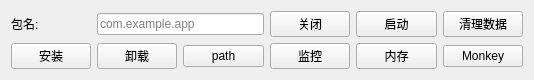
                    <widget class="QWidget" name="appScrollContent">
                     <property name="geometry">
                      <rect>
                       <x>0</x>
                       <y>0</y>
                       <width>534</width>
                       <height>76</height>
                      </rect>
                     </property>
                     <layout class="QGridLayout" name="gridLayout_2">
                      <property name="spacing">
                       <number>6</number>
                      </property>
                      <item row="1" column="5">
                       <widget class="QPushButton" name="btnMeminfo">
                        <property name="text">
                         <string>内存</string>
                        </property>
                       </widget>
                      </item>
                      <item row="0" column="4">
                       <widget class="QPushButton" name="btnStopApp">
                        <property name="text">
                         <string>关闭</string>
                        </property>
                       </widget>
                      </item>
                      <item row="1" column="4">
                       <widget class="QPushButton" name="btnpm">
                        <property name="text">
                         <string>监控</string>
                        </property>
                       </widget>
                      </item>
                      <item row="0" column="0">
                       <widget class="QLabel" name="lblPkg">
                        <property name="maximumSize">
                         <size>
                          <width>30</width>
                          <height>50</height>
                         </size>
                        </property>
                        <property name="text">
                         <string>包名:</string>
                        </property>
                       </widget>
                      </item>
                      <item row="1" column="2">
                       <widget class="QPushButton" name="btnAppInfo">
                        <property name="text">
                         <string>path</string>
                        </property>
                       </widget>
                      </item>
                      <item row="0" column="6">
                       <widget class="QPushButton" name="btnClearApp">
                        <property name="text">
                         <string>清理数据</string>
                        </property>
                       </widget>
                      </item>
                      <item row="0" column="5">
                       <widget class="QPushButton" name="btnStartApp">
                        <property name="text">
                         <string>启动</string>
                        </property>
                       </widget>
                      </item>
                      <item row="0" column="1" colspan="2">
                       <widget class="QLineEdit" name="pkgInput">
                        <property name="placeholderText">
                         <string>com.example.app</string>
                        </property>
                       </widget>
                      </item>
                      <item row="1" column="6">
                       <widget class="QPushButton" name="btnRunningApps_2">
                        <property name="text">
                         <string>Monkey</string>
                        </property>
                       </widget>
                      </item>
                      <item row="1" column="1">
                       <widget class="QPushButton" name="btnUninstall">
                        <property name="text">
                         <string>卸载</string>
                        </property>
                       </widget>
                      </item>
                      <item row="1" column="0">
                       <widget class="QPushButton" name="btninstallzip">
                        <property name="text">
                         <string>安装</string>
                        </property>
                       </widget>
                      </item>
                     </layout>
                    </widget>
